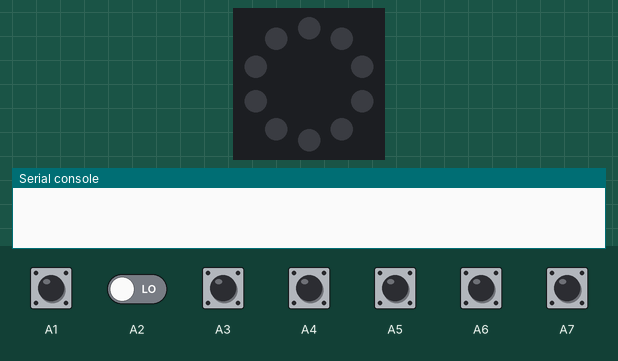
Recording of a program running on a simulated Circuit Playground running CircuitPython. Parts: the board's ring of 10 RGB LEDs (number 0 left of the top, counting anticlockwise), the last lines printed to the serial console. The inputs (shaded band) are chosen by the test bench; at power-on: A1–7 LOW. Dim RGB values are drawn brighter than linear; touch pads read as touched when driven HIGH.

Above: at 1.2 s.
1.3 s: A1 pulled HIGH for 0.15 s
At 1.9 s:
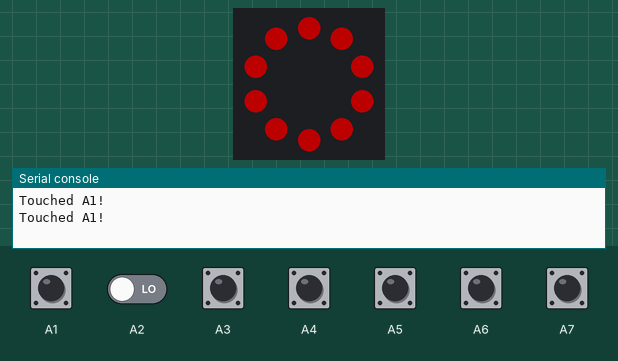
2.9 s: A3 pulled HIGH for 0.15 s
At 3.4 s:
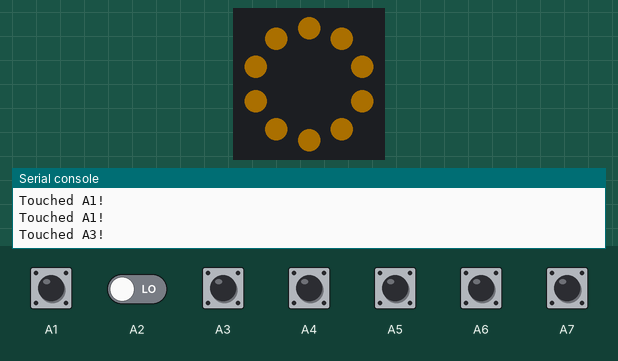
4.5 s: A4 pulled HIGH for 0.15 s
At 4.8 s:
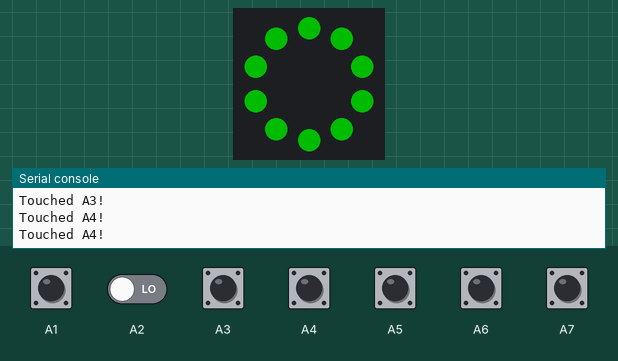
6.1 s: A5 pulled HIGH for 0.15 s
At 7.3 s:
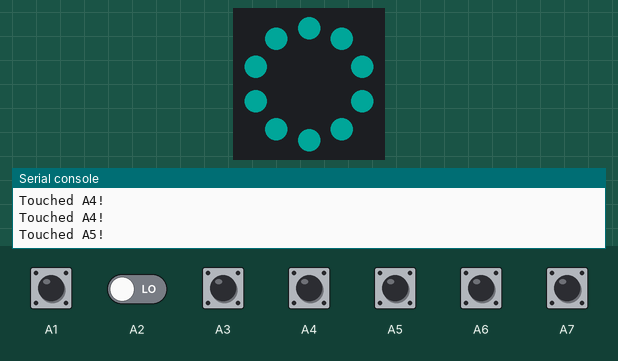
7.7 s: A6 pulled HIGH for 0.15 s
At 9.0 s:
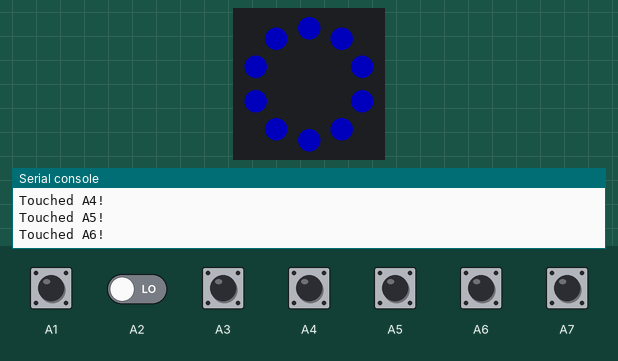
9.3 s: A7 pulled HIGH for 0.15 s
At 10.5 s:
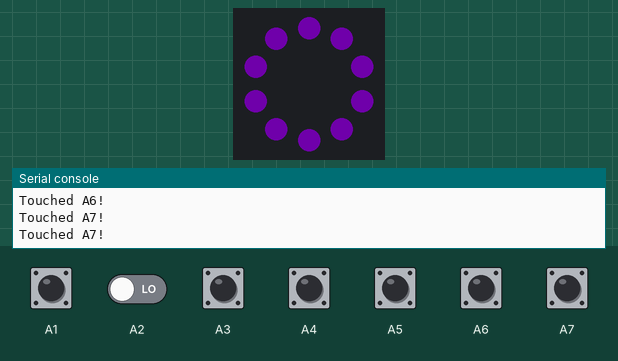
Timing chart, 0 to 11.9 s (numbered marks = the images above; inputs shaded):
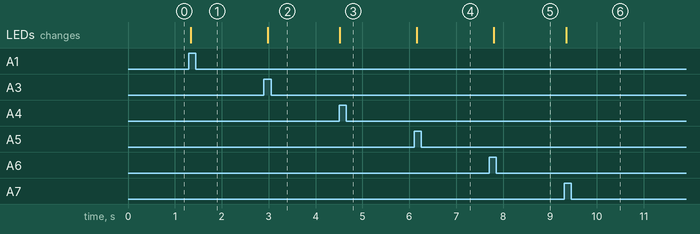

Measured:
- after the input at 1.3 s, the LEDs: change at once (image 1)
- after the input at 2.9 s, the LEDs: change after 0.08 s (image 2)
- after the input at 4.5 s, the LEDs: change at once (image 3)
- after the input at 6.1 s, the LEDs: change after 0.06 s (image 4)
- after the input at 7.7 s, the LEDs: change after 0.10 s (image 5)
- after the input at 9.3 s, the LEDs: change at once (image 6)

The program:

main.py
```python
import time
from adafruit_circuitplayground.express import cpx

cpx.pixels.brightness = 0.3

while True:
    if cpx.touch_A1:
        print("Touched A1!")
        cpx.pixels.fill((255, 0, 0))
    if cpx.touch_A2:
        print("Touched A2!")
        cpx.pixels.fill((210, 45, 0))
    if cpx.touch_A3:
        print("Touched A3!")
        cpx.pixels.fill((155, 100, 0))
    if cpx.touch_A4:
        print("Touched A4!")
        cpx.pixels.fill((0, 255, 0))
    if cpx.touch_A5:
        print("Touched A5!")
        cpx.pixels.fill((0, 135, 125))
    if cpx.touch_A6:
        print("Touched A6!")
        cpx.pixels.fill((0, 0, 255))
    if cpx.touch_A7:
        print("Touched A7!")
        cpx.pixels.fill((100, 0, 155))
    time.sleep(0.1)
```
